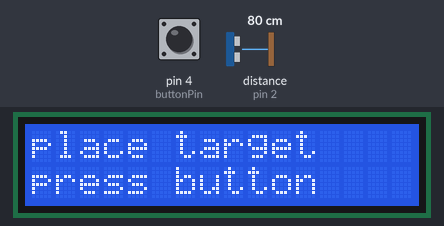
Simulated run of this sketch. Board: Arduino Uno, built with avr-gcc and run on an emulated ATmega328P. On the bench: 16×2 character LCD. The inputs (shaded band) are chosen by the test bench; at power-on: pin 4 (buttonPin) HIGH, distance to the obstacle (sensor on pin 2) 80 cm. The echo pulse lasts 58.3 µs per cm; what the sketch prints to the serial monitor is not drawn.

Above: at 1.2 s.
1.3 s: pin 4 (buttonPin) pulled LOW for 0.15 s
At 2.1 s:
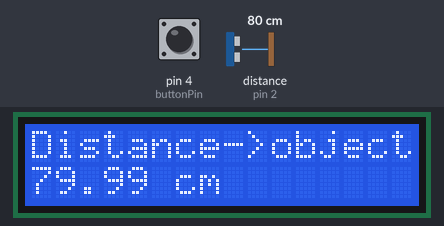
Timing chart, 0 to 4.3 s (numbered marks = the images above; inputs shaded):
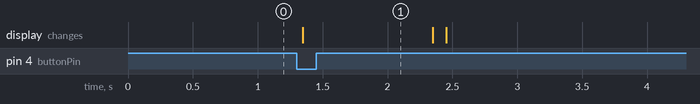

Measured:
- after the input at 1.3 s, the display: changes after 0.05 s (image 1)

The sketch:

portabledistancemeterwithbutton.ino
```cpp
#include <LiquidCrystal.h>

int rs=7;
int en=8;
int d4=9;
int d5=10;
int d6=11;
int d7=12;
// set up variables for pins

int buttonPin=4;
int buttonValOld;
int buttonValNew;

int dt=100;

LiquidCrystal lcd(rs,en,d4,d5,d6,d7);
// create lcd object

int trigPin=3;
int echoPin=2;
int pingTravelTime;
float distanceToObject;

void setup() {

Serial.begin(9600);

lcd.begin(16,2);
pinMode(trigPin, OUTPUT);
pinMode(echoPin, INPUT);
//because lcd has 16 columns and 2 rows

pinMode(buttonPin, INPUT);
digitalWrite(buttonPin, HIGH);

}

void loop() {

Serial.println("=================");
//this tells the user what to do
lcd.setCursor(0,0);
lcd.print("place target");
lcd.setCursor(0,1);
lcd.print("press button");

buttonValNew=digitalRead(buttonPin);
// when button has been pressed from a released position, detect then display the distance

if (buttonValNew==0 && buttonValOld==1){
  digitalWrite(trigPin, LOW);
  delayMicroseconds(10);
  digitalWrite(trigPin, HIGH);
  delayMicroseconds(10);
  digitalWrite(trigPin, LOW);
  pingTravelTime = pulseIn(echoPin, HIGH);
  delay(25);
  distanceToObject=(pingTravelTime)*(34300./2000000.);
  lcd.clear();
  lcd.setCursor(0,0);
  lcd.print("Distance->object");
  lcd.setCursor(0,1);
  lcd.print(distanceToObject);
  lcd.print(" cm");
  delay(1000);
  lcd.clear();
}

buttonValOld=buttonValNew;

delay(dt);
}
```
